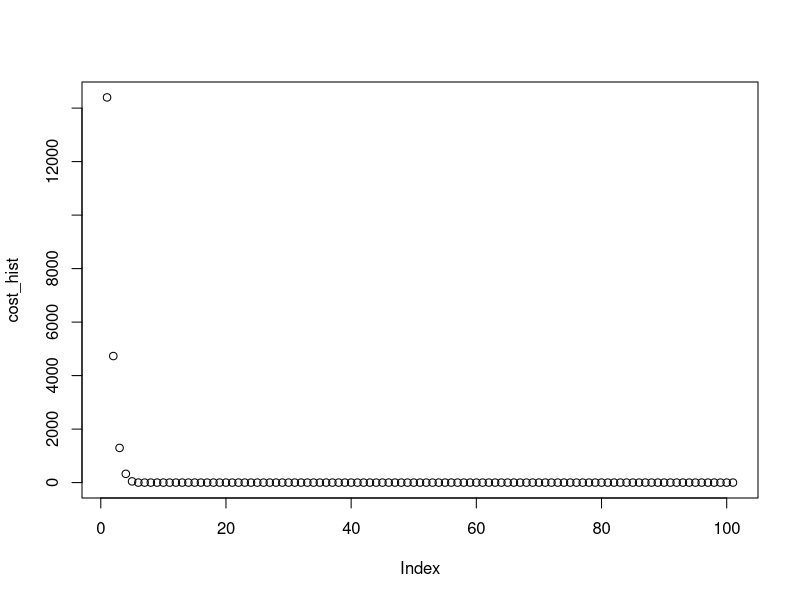

The R source for this figure: (Note: this script raises an error after producing the figure.)
## ---- chunk 1

## ---- chunk 2
random_search <- function(g, alpha_choice = 1, max_its = 100, num_samples = 1000, w0 = c(0,0)) {
  
  # Initialize weight history
  weight_history <- matrix(w0, nrow = 2)

  # Initialize cost history 
  cost_history <- g(w0[1], w0[2])
  
  its <- 1
  
  while(its <= max_its) {
    current_weights <- weight_history[,its]
    
    weights <- matrix(numeric(0), nrow = 2)
    costs <- numeric(0)
    
    # Generate random directions
    for(i in 1:num_samples) {
      # Random number generation
      direction <- runif(min = -1, max = 1, n = 2)
      direction <- direction / sqrt(sum(direction^2))
      
      # Save random weight update and cost
      if(alpha_choice != "diminishing") {
        weights <- cbind(weights, current_weights + alpha_choice * direction)
        costs <- c(costs, g(weights[1, i], weights[2, i]))
      } else {
        weights <- cbind(weights, current_weights + (1/its) * direction)
        costs <- c(costs, g(weights[1, i], weights[2, i]))
      }
    }
    
    # Save best weights and cost found
    best_index <- which.min(costs)
    best_weight <- weights[, best_index]
    best_cost <- costs[best_index]
    
    weight_history <- cbind(weight_history, unname(best_weight))
    cost_history <- c(cost_history, best_cost)
    
    its <- its + 1
  }
  
  list(weight_history, cost_history)
}
## ---- chunk 3
g <- function(w1, w2) {
  100 * (w2 - w1^2)^2 + (w1 - w2)^2
}
## ---- chunk 4
cost_hist <- random_search(g, w0 = c(-3, -3))[[2]]
plot(cost_hist)
tail(x, n = 1)
## ---- chunk 5
cost_hist_d <- random_search(g, w0 = c(-3, -3), alpha_choice = "diminishing")[[2]]
plot(cost_hist_d)
## ---- chunk 6
cost_hist[length(cost_hist)]
cost_hist_d[length(cost_hist_d)]
## ---- chunk 7
# Pseudocode:
# Function {
# Initialize weight and cost histories
# 
# For iterations 1 to max_its or until tol reached {
#   If odd iteration -> optimize w1
#       Calculate step in + and - w1 directions
#       Save the direction that produces best descent (or neither if no descent)
#       Update cost weight and cost history
#   else, optimize w2
#       Calculate step in + and - w2 directions
#       Save the direction that produces best descent (or neither if no descent)
#       Update cost weight and cost history
# }
# 
# Return final weight and cost
# }

coordinate_descent_0 <- function(g, alpha_choice = 1, max_its = 100, w0 = c(0,0), tol = 10^-5) {
  
  
  
}
## ---- chunk 8

## ---- chunk 9

## ---- chunk 10

## ---- chunk 11

## ---- chunk 12

## ---- chunk 13

## ---- chunk 14

## ---- chunk 15

## ---- chunk 16

## ---- chunk 17

## ---- chunk 18

## ---- chunk 19
